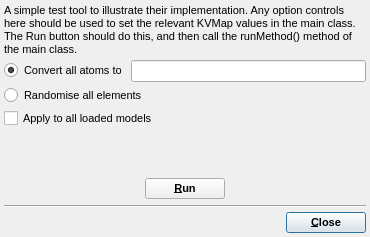
<?xml version="1.0" encoding="UTF-8"?>
<ui version="4.0">
 <class>TestToolDialog</class>
 <widget class="QDialog" name="TestToolDialog">
  <property name="geometry">
   <rect>
    <x>0</x>
    <y>0</y>
    <width>370</width>
    <height>237</height>
   </rect>
  </property>
  <property name="font">
   <font>
    <pointsize>8</pointsize>
   </font>
  </property>
  <property name="windowTitle">
   <string>Test Tool</string>
  </property>
  <property name="windowIcon">
   <iconset>
    <normaloff>:/icon/icon.svg</normaloff>:/icon/icon.svg</iconset>
  </property>
  <layout class="QVBoxLayout" name="verticalLayout">
   <property name="spacing">
    <number>4</number>
   </property>
   <property name="leftMargin">
    <number>4</number>
   </property>
   <property name="topMargin">
    <number>4</number>
   </property>
   <property name="rightMargin">
    <number>4</number>
   </property>
   <property name="bottomMargin">
    <number>4</number>
   </property>
   <item>
    <widget class="QLabel" name="label">
     <property name="text">
      <string>A simple test tool to illustrate their implementation. Any option controls here should be used to set the relevant KVMap values in the main class. The Run button should do this, and then call the runMethod() method of the main class.</string>
     </property>
     <property name="wordWrap">
      <bool>true</bool>
     </property>
    </widget>
   </item>
   <item>
    <layout class="QGridLayout" name="gridLayout">
     <item row="0" column="0">
      <widget class="QRadioButton" name="ConvertToRadio">
       <property name="text">
        <string>Convert all atoms to</string>
       </property>
       <property name="checked">
        <bool>true</bool>
       </property>
      </widget>
     </item>
     <item row="0" column="1">
      <widget class="QLineEdit" name="ElementEdit"/>
     </item>
     <item row="1" column="0" colspan="2">
      <widget class="QRadioButton" name="RandomiseRadio">
       <property name="text">
        <string>Randomise all elements</string>
       </property>
      </widget>
     </item>
    </layout>
   </item>
   <item>
    <widget class="QCheckBox" name="ApplyToAllCheck">
     <property name="text">
      <string>Apply to all loaded models</string>
     </property>
    </widget>
   </item>
   <item>
    <spacer name="verticalSpacer">
     <property name="orientation">
      <enum>Qt::Vertical</enum>
     </property>
     <property name="sizeHint" stdset="0">
      <size>
       <width>362</width>
       <height>48</height>
      </size>
     </property>
    </spacer>
   </item>
   <item>
    <layout class="QHBoxLayout" name="horizontalLayout_2">
     <item>
      <spacer name="horizontalSpacer_2">
       <property name="orientation">
        <enum>Qt::Horizontal</enum>
       </property>
       <property name="sizeHint" stdset="0">
        <size>
         <width>40</width>
         <height>20</height>
        </size>
       </property>
      </spacer>
     </item>
     <item>
      <widget class="QPushButton" name="RunButton">
       <property name="font">
        <font>
         <weight>75</weight>
         <bold>true</bold>
        </font>
       </property>
       <property name="text">
        <string>&amp;Run</string>
       </property>
       <property name="autoDefault">
        <bool>false</bool>
       </property>
       <property name="default">
        <bool>true</bool>
       </property>
      </widget>
     </item>
     <item>
      <spacer name="horizontalSpacer_3">
       <property name="orientation">
        <enum>Qt::Horizontal</enum>
       </property>
       <property name="sizeHint" stdset="0">
        <size>
         <width>37</width>
         <height>24</height>
        </size>
       </property>
      </spacer>
     </item>
    </layout>
   </item>
   <item>
    <widget class="Line" name="line">
     <property name="orientation">
      <enum>Qt::Horizontal</enum>
     </property>
    </widget>
   </item>
   <item>
    <layout class="QHBoxLayout" name="horizontalLayout">
     <item>
      <spacer name="horizontalSpacer">
       <property name="orientation">
        <enum>Qt::Horizontal</enum>
       </property>
       <property name="sizeHint" stdset="0">
        <size>
         <width>40</width>
         <height>20</height>
        </size>
       </property>
      </spacer>
     </item>
     <item>
      <widget class="QPushButton" name="CloseButton">
       <property name="font">
        <font>
         <weight>75</weight>
         <bold>true</bold>
        </font>
       </property>
       <property name="text">
        <string>&amp;Close</string>
       </property>
       <property name="autoDefault">
        <bool>false</bool>
       </property>
       <property name="default">
        <bool>true</bool>
       </property>
      </widget>
     </item>
    </layout>
   </item>
  </layout>
 </widget>
 <resources>
  <include location="testtool_icons.qrc"/>
 </resources>
 <connections/>
</ui>
